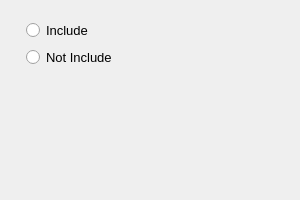
<?xml version="1.0" encoding="UTF-8"?>
<ui version="4.0">
 <class>MultiphaseModelPage</class>
 <widget class="QWizardPage" name="MultiphaseModelPage">
  <property name="geometry">
   <rect>
    <x>0</x>
    <y>0</y>
    <width>300</width>
    <height>200</height>
   </rect>
  </property>
  <property name="font">
   <font>
    <pointsize>10</pointsize>
   </font>
  </property>
  <property name="windowTitle">
   <string>WizardPage</string>
  </property>
  <property name="title">
   <string>Multiphase Model</string>
  </property>
  <layout class="QVBoxLayout" name="verticalLayout_2">
   <item>
    <widget class="QWidget" name="widget" native="true">
     <layout class="QVBoxLayout" name="verticalLayout">
      <property name="leftMargin">
       <number>15</number>
      </property>
      <property name="rightMargin">
       <number>15</number>
      </property>
      <item>
       <widget class="QRadioButton" name="include">
        <property name="text">
         <string>Include</string>
        </property>
       </widget>
      </item>
      <item>
       <widget class="QRadioButton" name="notInclude">
        <property name="text">
         <string>Not Include</string>
        </property>
       </widget>
      </item>
     </layout>
    </widget>
   </item>
   <item>
    <spacer name="verticalSpacer">
     <property name="orientation">
      <enum>Qt::Vertical</enum>
     </property>
     <property name="sizeHint" stdset="0">
      <size>
       <width>20</width>
       <height>40</height>
      </size>
     </property>
    </spacer>
   </item>
  </layout>
 </widget>
 <resources>
  <include location="../../resource.qrc"/>
 </resources>
 <connections/>
</ui>
